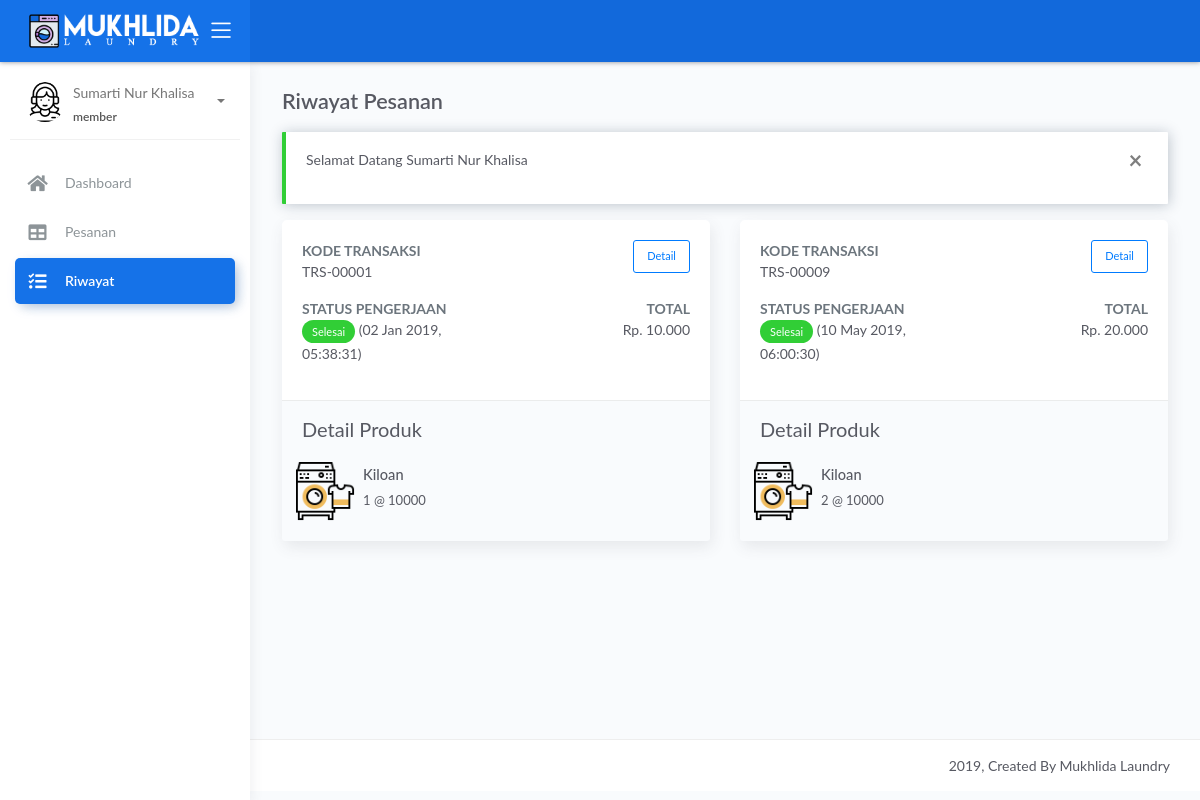
The page /member/index.php?page=riwayat (signed in) on the database its author committed.
### tables this page shows
CREATE TABLE IF NOT EXISTS `transaksi` (
  `kode_transaksi` varchar(10) NOT NULL,
  `tgl_transaksi` timestamp NOT NULL DEFAULT CURRENT_TIMESTAMP,
  `pemesan` varchar(50) NOT NULL,
  `telp` varchar(15) NOT NULL,
  `alamat` varchar(255) NOT NULL,
  `logistik` enum('Diantar','Ambil Sendiri') NOT NULL DEFAULT 'Ambil Sendiri',
  `diskon` int(2) NOT NULL DEFAULT '0',
  `total` float NOT NULL,
  `tunai` float NOT NULL,
  `status` enum('0','1','2','3','4') NOT NULL DEFAULT '0' COMMENT '0 - menunggu, 1 - dikerjakan, 2 - selesai dikerjakan, 3 - dikirim, 4 - selesai',
  `update_at` timestamp NOT NULL DEFAULT CURRENT_TIMESTAMP ON UPDATE CURRENT_TIMESTAMP,
  `id_member` varchar(5) NOT NULL DEFAULT '0'
);

CREATE TABLE IF NOT EXISTS `info_toko` (
  `nama_toko` varchar(50) NOT NULL,
  `tentang` text NOT NULL,
  `alamat` varchar(255) NOT NULL,
  `email` varchar(50) NOT NULL,
  `telp` varchar(20) NOT NULL,
  `fax` varchar(20) NOT NULL,
  `rek` varchar(20) NOT NULL,
  `facebook` varchar(100) NOT NULL,
  `twitter` varchar(100) NOT NULL,
  `instagram` varchar(100) NOT NULL
);

### member/sistem/content.php (called while the page is built, shortened)
<?php
include_once '../sistem/koneksi.php';
$get_page = $_GET['page'];
switch ($get_page) {
    case 'riwayat':
        $title = 'Riwayat Pesanan';
        $r_active = 'active';
        break;
}
$info_toko = mysqli_fetch_assoc(mysqli_query($koneksi, "SELECT * FROM info_toko"));

### member/views/riwayat.php (the view, shortened to what this page needs)
<?php
$query = mysqli_query($koneksi, "SELECT * FROM transaksi WHERE status = '4' AND id_member = '$_SESSION[id]' ORDER BY status ASC, tgl_transaksi ASC");
?>
<div class="page-inner">
    <div class="row heading">
        <div class="col-8">
            <h2 class="pb-2 fw-bold"><?= $title ?></h2>
        </div>
    </div>
    <?php if (@$_SESSION['pesan']): ?>
        <div class="alert alert-<?= $_SESSION['pesan']['status'] == 'error' ? 'danger' : $_SESSION['pesan']['status'] ?> alert-dismisable fade show" role="alert">
            <button class="close" data-dismiss="alert" aria-label="Close">
                <span aria-hidden="true">&times;</span>
            </button>
            <p><?= $_SESSION['pesan']['msg'] ?></p>
        </div>
    <?php endif; ?>
    <div class="main-content">
        <div class="row">
            <?php if (mysqli_num_rows($query) < 1): ?>
                <div class="col-12">
                    <div class="alert alert-danger fade show" role="alert">
                        <p>Belum ada catatan riwayat pesanan saat ini</p>
                    </div>
                </div>
            <?php else: ?>
                <?php while ($row = mysqli_fetch_assoc($query)): ?>
                    <div class="col-xs-12 col-sm-6">
                        <div class="card">
                            <div class="card-body">
                                <div class="row">
                                    <div class="col-8">
                                        <dl>
                                            <dt class="text-uppercase text-muted font-weight-bolde">Kode Transaksi</dt>
                                            <dd><?= $row['kode_transaksi'] ?></dd>
                                        </dl>
                                    </div>
                                    <div class="col-4">
                                        <button class="btn btn-outline-primary btn-sm btn-detail-transaksi float-right" data-toggle="modal" data-target="#detail-transaksi" data-kt="<?= base64_encode($row['kode_transaksi']) ?>">Detail</button>
                                    </div>
                                </div>
                                <div class="row">
                                    <div class="col-8 col-xl-6 pr-1">
                                        <dl>
                                            <dt class="text-uppercase text-muted font-weight-bolde">Status Pengerjaan</dt>
                                            <dd>
                                                <?php if ($row['status'] == '4') echo "<span class=\"badge badge-success\">Selesai</span>" ?>
                                                <span class="d-inline">(<?= date('d M Y, H:i:s', strtotime($row['update_at'])) ?>)</span>
                                            </dd>
                                        </dl>
                                    </div>
                                    <div class="col-4 col-xl-6 pl-1">
                                        <dl class="ml-auto d-inline text-right">
                                            <dt class="text-uppercase text-muted font-weight-bolde">Total</dt>
                                            <dd class=>Rp. <?= number_format($row['total'], 0, ',', '.') ?></dd>
                                        </dl>
                                    </div>
                                </div>
                            </div>
                            <div class="card-footer bg-grey1">
                                <div class="card-title">Detail Produk</div>
                                <div class="row">
                                    <?php
                                        $query_detail = mysqli_query($koneksi, "SELECT detail_transaksi.nama_produk, detail_transaksi.qty, produk.icon, produk.harga AS harga_satuan FROM detail_transaksi JOIN produk ON detail_transaksi.id_produk = produk.id_produk WHERE kode_transaksi = '$row[kode_transaksi]'");
                                        while ($row_detail = mysqli_fetch_assoc($query_detail)): ?>
                                        <div class="col-xs-12 col-sm-6 mt-2 p-2 border-left-after border-bottom-after-xs">
                                            <div class="avatar-lg float-left mr-2">
                                                <img src="<?= '../' . $row_detail['icon'] ?>" alt="<?= $row_detail['nama_produk'] ?>" class="avatar-img">
                                            </div>
                                            <div class="info">
                                                <span>
                                                    <h5 class="mb-0 mt-1"><?= $row_detail['nama_produk'] ?></h5>
                                                    <span class="user-level mt-0"><?= $row_detail['qty'] . ' @ ' . $row_detail['harga_satuan'] ?></span>
                                                </span>
                                            </div>
                                        </div>
                                    <?php endwhile; ?>
                                </div>
                            </div>
                        </div>
                    </div>
                <?php endwhile; ?>
            <?php endif; ?>
        </div>
    </div>
</div>

### member/index.php (shortened to what this page needs)
<?php include_once 'sistem/content.php'; ?>
<!DOCTYPE html>
<html lang="en">
<head>
	<link rel="stylesheet" href="../assets/css/bootstrap.min.css">
    <link rel="stylesheet" href="../assets/css/atlantis.min.css">
	<link rel="stylesheet" href="../assets/css/fonts.min.css">
	<link rel="stylesheet" href="../assets/css/style.css">
</head>
<body>
	<div class="wrapper">
		<div class="main-header">
			<div class="logo-header" data-background-color="blue">
				<a href="index.html" class="logo text-white text-uppercase">
					<img src="../assets/img/mukhlida-laundry.png" alt="Logo Image" style="width: 90%">
				</a>
				<div class="nav-toggle">
					<button class="btn btn-toggle toggle-sidebar">
						<i class="icon-menu"></i>
					</button>
				</div>
			</div>
			<nav class="navbar navbar-header navbar-expand-lg" data-background-color="blue2">
			</nav>
		</div>
		<div class="sidebar sidebar-style-2">
			<div class="sidebar-wrapper scrollbar scrollbar-inner">
				<div class="sidebar-content">
					<div class="user">
						<div class="avatar-sm float-left mr-2">
							<img src="../assets/img/<?= $_SESSION['jenis_kelamin'] ?>.png" alt="<?= $_SESSION['jenis_kelamin'] ?>" class="avatar-img rounded-circle">
						</div>
						<div class="info">
							<a data-toggle="collapse" href="#collapseExample" aria-expanded="true">
								<span>
									<?= $_SESSION['nama'] ?>
									<span class="user-level"><?= $_SESSION['level'] ?></span>
									<span class="caret"></span>
								</span>
							</a>
						</div>
					</div>
					<ul class="nav nav-primary">
						<li class="nav-item <?= @$d_active ?>">
							<a href="index.php">
								<i class="fas fa-home"></i>
								<p>Dashboard</p>
							</a>
						</li>
						<li class="nav-item <?= @$ps_active ?>">
							<a href="index.php?page=pesanan">
								<i class="fas fa-table"></i>
								<p>Pesanan</p>
							</a>
						</li>
						<li class="nav-item <?= @$r_active ?>">
							<a href="index.php?page=riwayat">
								<i class="fas fa-tasks"></i>
								<p>Riwayat</p>
							</a>
						</li>
					</ul>
				</div>
			</div>
		</div>
		<div class="main-panel">
			<div class="content">
				<?php include_once 'views/' . $page ?>
			</div>
			<footer class="footer">
				<div class="container-fluid">
					<div class="copyright ml-auto">
						2019, Created By <?= $info_toko['nama_toko'] ?>
					</div>
				</div>
			</footer>
		</div>
	</div>
</body>
</html>

### assets/css/style.css (style rules this page uses)
.logo-header .logo { min-width: 175px; }
@media (min-width: 576px) { .border-bottom-after-xs { border-bottom: none; } }

### rows shown on the page
transaksi: kode_transaksi "TRS-00001", status "Selesai", update_at "02 Jan 2019, 05:38:31", total "10.000", nama_produk "Kiloan", qty "1", harga_satuan "10000"
transaksi: kode_transaksi "TRS-00009", status "Selesai", update_at "10 May 2019, 06:00:30", total "20.000", nama_produk "Kiloan", qty "2", harga_satuan "10000"
info_toko: nama_toko "Mukhlida Laundry"

### other values the page prints
$_SESSION['nama'] "Sumarti Nur Khalisa"
$_SESSION['level'] "member"
$title "Riwayat Pesanan"
$_SESSION['pesan']['msg'] "Selamat Datang Sumarti Nur Khalisa"
